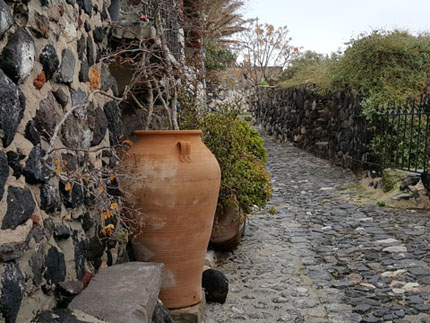
#> input picture opencv-python-learn/Chap7-Processing-domain/images/smoothing.jpg, 430 x 323 px
$ python 13.edge_color_canny.py
#> lines starting #> are read from the running program, lines starting #| are printed output that depends on the picture; after the words box and inside, x2 and y2 are one past the last pixel; in counts of white or black regions, pixels touching at a corner belong together
import cv2

def onTrackbar(th):
    edge = cv2.GaussianBlur(gray, (5, 5), 0)    # 가우시안 블러링
    edge = cv2.Canny(edge, th, th*2, 5) # 캐니 에지 검출

    color_edge = cv2.copyTo(image, mask=edge)   # 입력 행렬에 대해서 mask 원소가 1이상인 위치만 복사한다. 즉, 에지 행렬(edge)에서 흰색인 위치의 image 행렬의 원소만 복사되어 color_edge 행렬을 생성한다.
    dst = cv2.hconcat([image, color_edge])      # 하나의 창에 입력 영상과 컬러 에지 영상을 모두 표시하기 위해 가로 방향으로 병합하여 하나의 행렬을 만듦
    cv2.imshow("color edge", dst)

image = cv2.imread("images/smoothing.jpg", cv2.IMREAD_COLOR)
#> image is the input picture: shape (323, 430, 3); mean B, G, R 84.7, 95.1, 102.9
if image is None: raise ValueError("mine.jpg not found")

th = 50
gray = cv2.cvtColor(image, cv2.COLOR_BGR2GRAY)  # 명암도 영상으로 변환
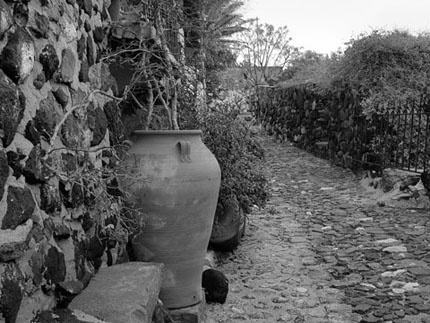
#> gray: shape (323, 430); min 0, max 255, mean 96.3
dst = cv2.hconcat([image, image])
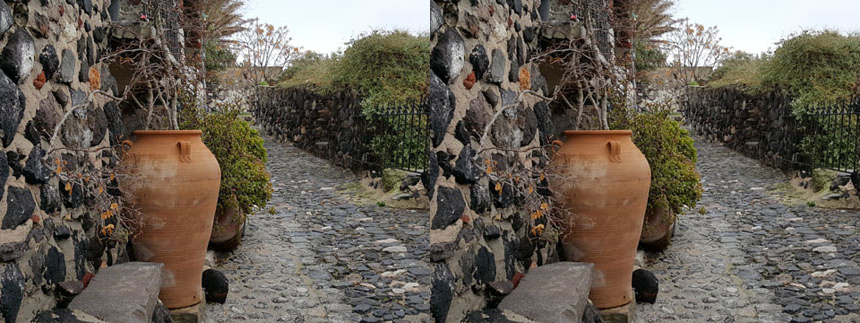
#> dst: shape (323, 860, 3); mean B, G, R 84.7, 95.1, 102.9
cv2.imshow("color edge", dst)
cv2.createTrackbar("Canny th", "color edge", th, 150, onTrackbar)
onTrackbar(th)  # 콜백 함수 첫 실행
#> in onTrackbar, `edge = cv2.GaussianBlur(gray, (5, 5), 0)`:
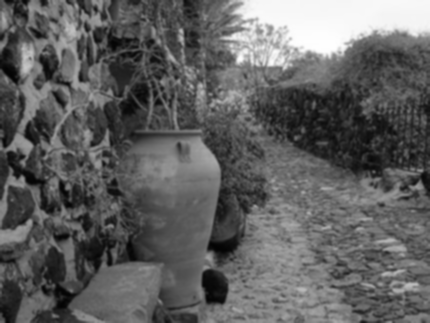
#> edge: shape (323, 430); min 3, max 254, mean 96.3
#> in onTrackbar, `edge = cv2.Canny(edge, th, th*2, 5)`:
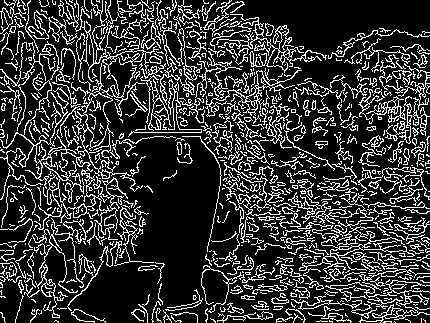
#> edge: shape (323, 430); 20.8% white in thin lines or dots
#> in onTrackbar, `color_edge = cv2.copyTo(image, mask=edge)`:
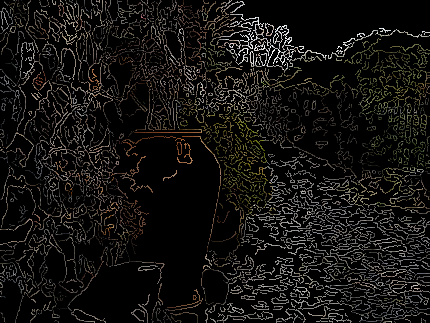
#> color_edge: shape (323, 430, 3); mean B, G, R 16.7, 18.8, 20.1
#> in onTrackbar, `dst = cv2.hconcat([image, color_edge])`:
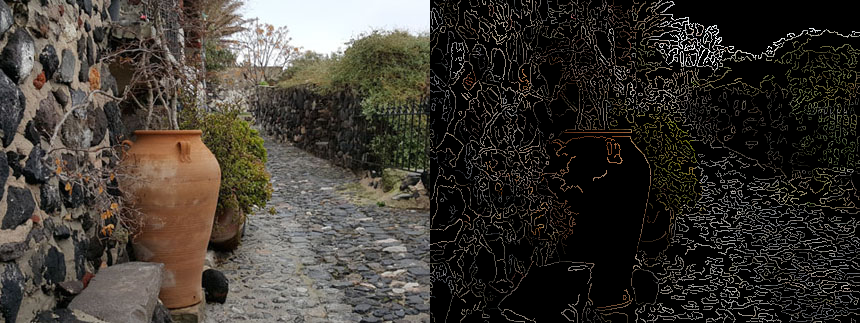
#> dst: shape (323, 860, 3); mean B, G, R 50.7, 57, 61.5
cv2.waitKey(0)
cv2.destroyAllWindows()

$ run again, with opencv-python-learn/Chap7-Processing-domain/images/filter_sharpen.jpg copied over opencv-python-learn/Chap7-Processing-domain/images/smoothing.jpg
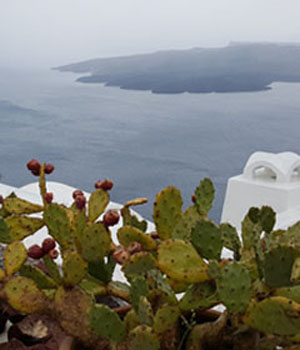
#> input picture opencv-python-learn/Chap7-Processing-domain/images/filter_sharpen.jpg, 300 x 350 px
#> image is the input picture: shape (350, 300, 3); mean B, G, R 119.2, 127.2, 126.9
#> in onTrackbar, `edge = cv2.Canny(edge, th, th*2, 5)`:
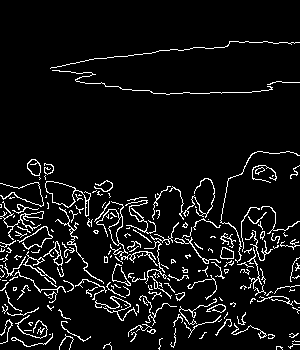
#> edge: shape (350, 300); 7% white in thin lines or dots, all inside (x1, y1, x2, y2) = (0, 41, 300, 350)
#> in onTrackbar, `dst = cv2.hconcat([image, color_edge])`:
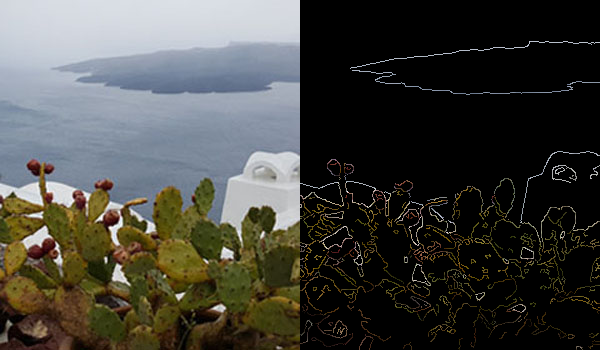
#> dst: shape (350, 600, 3); mean B, G, R 61.9, 66.8, 67.1
